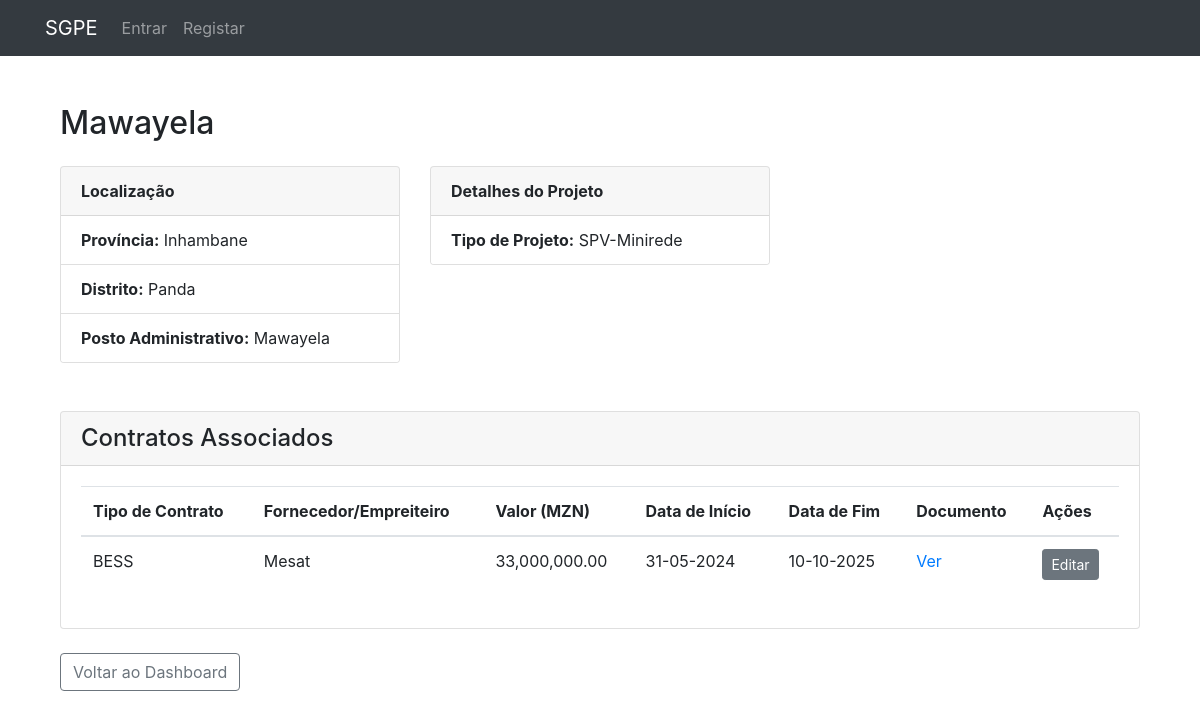
The app's page /project/1 with its own data.
### sgpe/models.py (models this page shows, shortened)
class Project(db.Model):
    id = db.Column(db.Integer, primary_key=True)
    name = db.Column(db.String(100), nullable=False)
    description = db.Column(db.Text, nullable=True)
    project_type_id = db.Column(db.Integer, db.ForeignKey('project_type.id'), nullable=False)
    location_province = db.Column(db.String(50), nullable=False)
    location_district = db.Column(db.String(50), nullable=False)
    location_admin_post = db.Column(db.String(50), nullable=False)
    date_posted = db.Column(db.DateTime, nullable=False, default=datetime.utcnow)
    user_id = db.Column(db.Integer, db.ForeignKey('user.id'), nullable=False)
    contracts = db.relationship(
        'Contract',
        secondary=contract_projects,
        back_populates='projects'
    )

class ProjectType(db.Model):
    id = db.Column(db.Integer, primary_key=True)
    name = db.Column(db.String(100), unique=True, nullable=False)
    description = db.Column(db.Text, nullable=True)
    projects = db.relationship('Project', backref='project_type', lazy=True)

class Contract(db.Model):
    id = db.Column(db.Integer, primary_key=True)
    contract_number = db.Column(db.String(50), unique=True, nullable=False)
    contract_type_id = db.Column(db.Integer, db.ForeignKey('contract_type.id'), nullable=False)
    contract_value = db.Column(db.Float, nullable=False)
    start_date = db.Column(db.DateTime, nullable=True)
    end_date = db.Column(db.DateTime, nullable=True)
    supplier_id = db.Column(db.Integer, db.ForeignKey('supplier.id'), nullable=False)
    document_filename = db.Column(db.String(200), nullable=True) # Campo para o nome do ficheiro
    projects = db.relationship(
        'Project',
        secondary=contract_projects,
        back_populates='contracts'
    )

class ContractType(db.Model):
    id = db.Column(db.Integer, primary_key=True)
    name = db.Column(db.String(100), unique=True, nullable=False)
    description = db.Column(db.Text, nullable=True)
    contracts = db.relationship('Contract', backref='contract_type_info', lazy=True)

class Supplier(db.Model):
    id = db.Column(db.Integer, primary_key=True)
    name = db.Column(db.String(100), unique=True, nullable=False)
    contact_person = db.Column(db.String(100), nullable=True)
    email = db.Column(db.String(120), unique=True, nullable=True)
    phone = db.Column(db.String(20), nullable=True)
    contracts = db.relationship('Contract', backref='supplier_info', lazy=True)

### sgpe/main/routes.py (the view)
@main.route('/project/<int:project_id>')
def project(project_id):
    project = Project.query.get_or_404(project_id)
    return render_template('project.html', title=project.name, project=project)

### templates/project.html (shortened to what this page needs)
{% extends "layout.html" %}
{% block content %}
<div class="container mt-4">
    <div class="d-flex justify-content-between align-items-center mb-4">
        <h2 class="mb-0">{{ project.name }}</h2>
    </div>
    <div class="row">
        <div class="col-md-4">
            <div class="card mb-4">
                <div class="card-header">
                    <strong>Localização</strong>
                </div>
                <ul class="list-group list-group-flush">
                    <li class="list-group-item"><strong>Província:</strong> {{ project.location_province }}</li>
                    <li class="list-group-item"><strong>Distrito:</strong> {{ project.location_district }}</li>
                    <li class="list-group-item"><strong>Posto Administrativo:</strong> {{ project.location_admin_post }}</li>
                </ul>
            </div>
        </div>
        <div class="col-md-4">
            <div class="card mb-4">
                <div class="card-header">
                    <strong>Detalhes do Projeto</strong>
                </div>
                <ul class="list-group list-group-flush">
                    <li class="list-group-item"><strong>Tipo de Projeto:</strong> {{ project.project_type.name if project.project_type else 'N/A' }}</li>
                </ul>
            </div>
        </div>
    </div>
    <div class="card mt-4">
        <div class="card-header d-flex justify-content-between align-items-center">
            <h4 class="mb-0">Contratos Associados</h4>
        </div>
        <div class="card-body">
            {% if project.contracts %}
                <div class="table-responsive">
                    <table class="table table-hover">
                        <thead>
                            <tr>
                                <th>Tipo de Contrato</th>
                                <th>Fornecedor/Empreiteiro</th>
                                <th>Valor (MZN)</th>
                                <th>Data de Início</th>
                                <th>Data de Fim</th>
                                <th>Documento</th>
                                <th>Ações</th>
                            </tr>
                        </thead>
                        <tbody>
                            {% for contract in project.contracts %}
                            <tr>
                                <td>{{ contract.contract_type_info.name }}</td>
                                <td>{{ contract.supplier_info.name }}</td>
                                <td>{{ "{:,.2f}".format(contract.contract_value) }}</td>
                                <td>{{ contract.start_date.strftime('%d-%m-%Y') if contract.start_date }}</td>
                                <td>{{ contract.end_date.strftime('%d-%m-%Y') if contract.end_date }}</td>
                                <td>
                                    {% if contract.document_filename %}
                                        <a href="{{ url_for('main.download_document', filename=contract.document_filename) }}" target="_blank">Ver</a>
                                    {% else %}
                                        N/A
                                    {% endif %}
                                </td>
                                <td>
                                    <a href="{{ url_for('main.update_contract', contract_id=contract.id) }}" class="btn btn-sm btn-secondary">Editar</a>
                                </td>
                            </tr>
                            {% endfor %}
                        </tbody>
                    </table>
                </div>
            {% else %}
                <p class="card-text">Não existem contratos associados a este projeto.</p>
            {% endif %}
        </div>
    </div>
    <div class="mt-4">
        <a href="{{ url_for('main.home') }}" class="btn btn-outline-secondary">Voltar ao Dashboard</a>
    </div>
</div>
{% endblock content %}

### templates/layout.html (style rules this page uses)
body { padding-top: 56px; }

### records on screen
Project: name "Mawayela", location_province "Inhambane", location_district "Panda", location_admin_post "Mawayela"
ProjectType: project_type "SPV-Minirede"
Contract: contract_type_info.name "BESS", supplier_info.name "Mesat", contract_value "33,000,000.00", start_date "31-05-2024", end_date "10-10-2025"
